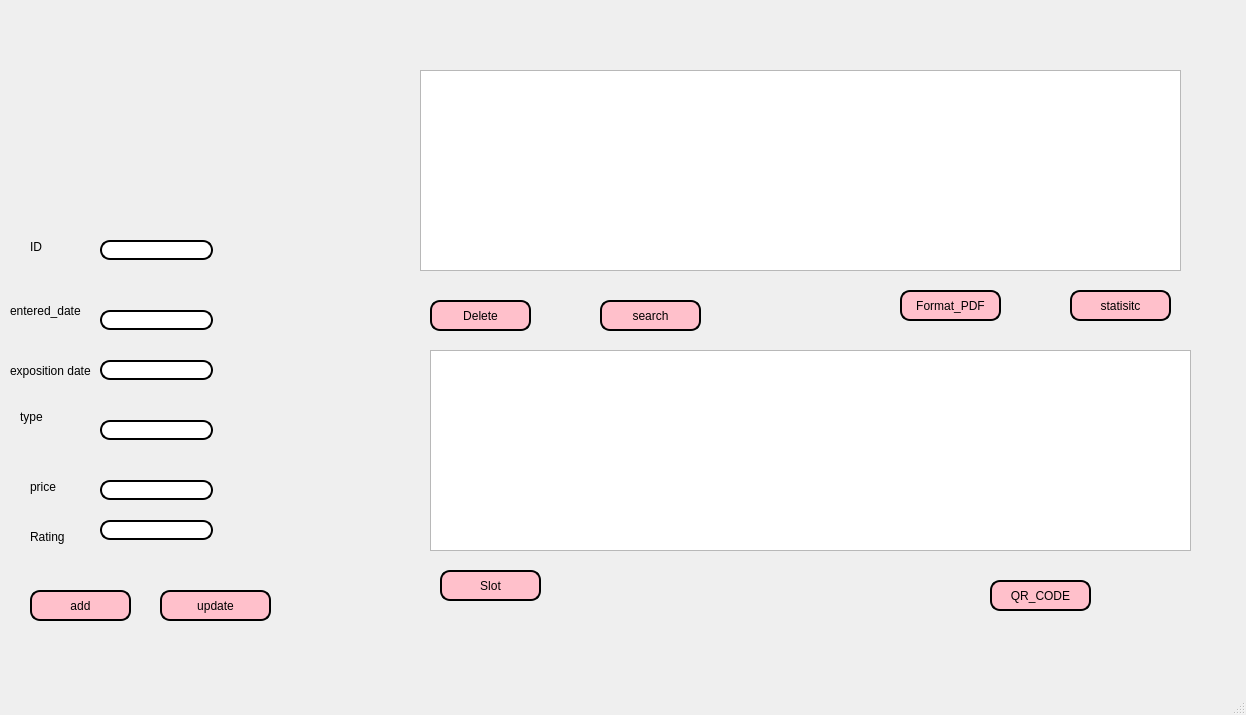
<?xml version="1.0" encoding="UTF-8"?>
<ui version="4.0">
 <class>gestion_oeuvre</class>
 <widget class="QMainWindow" name="gestion_oeuvre">
  <property name="geometry">
   <rect>
    <x>0</x>
    <y>0</y>
    <width>1246</width>
    <height>715</height>
   </rect>
  </property>
  <property name="windowTitle">
   <string>MainWindow</string>
  </property>
  <widget class="QWidget" name="centralwidget">
   <widget class="QPushButton" name="pb_pdf">
    <property name="geometry">
     <rect>
      <x>900</x>
      <y>290</y>
      <width>101</width>
      <height>31</height>
     </rect>
    </property>
    <property name="styleSheet">
     <string notr="true">QPushButton

{

border: 2px solid black;

border-radius: 10px;

padding: 0 8px;

background: pink;

}
QPushButton:hover
{
   
	background-color: rgb(255, 85, 0);
    border: 1px solid yellow;
}

QPushButton:pressed
{
    background-color: rgb(255, 180, 5);
    border: 1px solid white;
}</string>
    </property>
    <property name="text">
     <string>Format_PDF</string>
    </property>
   </widget>
   <widget class="QLabel" name="label_6">
    <property name="geometry">
     <rect>
      <x>10</x>
      <y>360</y>
      <width>91</width>
      <height>21</height>
     </rect>
    </property>
    <property name="text">
     <string>exposition date</string>
    </property>
   </widget>
   <widget class="QLabel" name="label_3">
    <property name="geometry">
     <rect>
      <x>120</x>
      <y>20</y>
      <width>121</width>
      <height>81</height>
     </rect>
    </property>
    <property name="styleSheet">
     <string notr="true">image: url(:/logo/logo.png);</string>
    </property>
    <property name="text">
     <string/>
    </property>
   </widget>
   <widget class="QLineEdit" name="le_entered_date">
    <property name="geometry">
     <rect>
      <x>100</x>
      <y>310</y>
      <width>113</width>
      <height>20</height>
     </rect>
    </property>
    <property name="styleSheet">
     <string notr="true">QLineEdit {

border: 2px solid black;

border-radius: 10px;

padding: 0 8px;

background: white;

font-weight: bold; /* Le texte est en gras */

}</string>
    </property>
   </widget>
   <widget class="QLabel" name="label_5">
    <property name="geometry">
     <rect>
      <x>10</x>
      <y>300</y>
      <width>81</width>
      <height>21</height>
     </rect>
    </property>
    <property name="text">
     <string>entered_date</string>
    </property>
   </widget>
   <widget class="QPushButton" name="pb_modifier">
    <property name="geometry">
     <rect>
      <x>160</x>
      <y>590</y>
      <width>111</width>
      <height>31</height>
     </rect>
    </property>
    <property name="styleSheet">
     <string notr="true">QPushButton

{

border: 2px solid black;

border-radius: 10px;

padding: 0 8px;

background: pink;

}
QPushButton:hover
{
   
	background-color: rgb(255, 85, 0);
    border: 1px solid yellow;
}

QPushButton:pressed
{
    background-color: rgb(255, 180, 5);
    border: 1px solid white;
}
</string>
    </property>
    <property name="text">
     <string>update</string>
    </property>
   </widget>
   <widget class="QPushButton" name="pb_ajouter">
    <property name="geometry">
     <rect>
      <x>30</x>
      <y>590</y>
      <width>101</width>
      <height>31</height>
     </rect>
    </property>
    <property name="styleSheet">
     <string notr="true">QPushButton

{

border: 2px solid black;

border-radius: 10px;

padding: 0 8px;

background: pink;

}
QPushButton:hover
{
   
	background-color: rgb(255, 85, 0);
    border: 1px solid yellow;
}

QPushButton:pressed
{
    background-color: rgb(255, 180, 5);
    border: 1px solid white;
}</string>
    </property>
    <property name="text">
     <string>add</string>
    </property>
   </widget>
   <widget class="QLineEdit" name="le_exposition_date">
    <property name="geometry">
     <rect>
      <x>100</x>
      <y>360</y>
      <width>113</width>
      <height>20</height>
     </rect>
    </property>
    <property name="styleSheet">
     <string notr="true">QLineEdit {

border: 2px solid black;

border-radius: 10px;

padding: 0 8px;

background: white;

font-weight: bold; /* Le texte est en gras */

}</string>
    </property>
   </widget>
   <widget class="QLabel" name="label_9">
    <property name="geometry">
     <rect>
      <x>30</x>
      <y>530</y>
      <width>47</width>
      <height>14</height>
     </rect>
    </property>
    <property name="text">
     <string>Rating</string>
    </property>
   </widget>
   <widget class="QLabel" name="label_4">
    <property name="geometry">
     <rect>
      <x>30</x>
      <y>240</y>
      <width>47</width>
      <height>14</height>
     </rect>
    </property>
    <property name="text">
     <string>ID</string>
    </property>
   </widget>
   <widget class="QPushButton" name="pb_slot">
    <property name="geometry">
     <rect>
      <x>440</x>
      <y>570</y>
      <width>101</width>
      <height>31</height>
     </rect>
    </property>
    <property name="styleSheet">
     <string notr="true">QPushButton

{

border: 2px solid black;

border-radius: 10px;

padding: 0 8px;

background: pink;



}
QPushButton:hover
{
   
	background-color: rgb(255, 85, 0);
    border: 1px solid yellow;
}

QPushButton:pressed
{
    background-color: rgb(255, 180, 5);
    border: 1px solid white;
}</string>
    </property>
    <property name="text">
     <string>Slot</string>
    </property>
   </widget>
   <widget class="QLabel" name="label_7">
    <property name="geometry">
     <rect>
      <x>20</x>
      <y>410</y>
      <width>47</width>
      <height>14</height>
     </rect>
    </property>
    <property name="text">
     <string>type</string>
    </property>
   </widget>
   <widget class="QTableView" name="tab_oeuvre">
    <property name="geometry">
     <rect>
      <x>420</x>
      <y>70</y>
      <width>761</width>
      <height>201</height>
     </rect>
    </property>
   </widget>
   <widget class="QPushButton" name="pb_supprimer">
    <property name="geometry">
     <rect>
      <x>430</x>
      <y>300</y>
      <width>101</width>
      <height>31</height>
     </rect>
    </property>
    <property name="styleSheet">
     <string notr="true">QPushButton

{

border: 2px solid black;

border-radius: 10px;

padding: 0 8px;

background: pink;

}
QPushButton:hover
{
   
	background-color: rgb(255, 85, 0);
    border: 1px solid yellow;
}

QPushButton:pressed
{
    background-color: rgb(255, 180, 5);
    border: 1px solid white;
}
</string>
    </property>
    <property name="text">
     <string>Delete</string>
    </property>
   </widget>
   <widget class="QLineEdit" name="le_price">
    <property name="geometry">
     <rect>
      <x>100</x>
      <y>480</y>
      <width>113</width>
      <height>20</height>
     </rect>
    </property>
    <property name="styleSheet">
     <string notr="true">QLineEdit {

border: 2px solid black;

border-radius: 10px;

padding: 0 8px;

background: white;

font-weight: bold; /* Le texte est en gras */

}</string>
    </property>
   </widget>
   <widget class="QLabel" name="label">
    <property name="geometry">
     <rect>
      <x>180</x>
      <y>10</y>
      <width>1261</width>
      <height>651</height>
     </rect>
    </property>
    <property name="styleSheet">
     <string notr="true">background-image: url(:/back/back);</string>
    </property>
    <property name="text">
     <string/>
    </property>
   </widget>
   <widget class="QPushButton" name="pb_state">
    <property name="geometry">
     <rect>
      <x>1070</x>
      <y>290</y>
      <width>101</width>
      <height>31</height>
     </rect>
    </property>
    <property name="styleSheet">
     <string notr="true">QPushButton

{

border: 2px solid black;

border-radius: 10px;

padding: 0 8px;

background: pink;

}
QPushButton:hover
{
   
	background-color: rgb(255, 85, 0);
    border: 1px solid yellow;
}

QPushButton:pressed
{
    background-color: rgb(255, 180, 5);
    border: 1px solid white;
}</string>
    </property>
    <property name="text">
     <string>statisitc</string>
    </property>
   </widget>
   <widget class="QLabel" name="label_8">
    <property name="geometry">
     <rect>
      <x>30</x>
      <y>480</y>
      <width>47</width>
      <height>14</height>
     </rect>
    </property>
    <property name="text">
     <string>price</string>
    </property>
   </widget>
   <widget class="QPushButton" name="pushButton_8">
    <property name="geometry">
     <rect>
      <x>990</x>
      <y>580</y>
      <width>101</width>
      <height>31</height>
     </rect>
    </property>
    <property name="styleSheet">
     <string notr="true">QPushButton

{

border: 2px solid black;

border-radius: 10px;

padding: 0 8px;

background: pink;

}
QPushButton:hover
{
   
	background-color: rgb(255, 85, 0);
    border: 1px solid yellow;
}

QPushButton:pressed
{
    background-color: rgb(255, 180, 5);
    border: 1px solid white;
}</string>
    </property>
    <property name="text">
     <string>QR_CODE</string>
    </property>
   </widget>
   <widget class="QPushButton" name="pb_search">
    <property name="geometry">
     <rect>
      <x>600</x>
      <y>300</y>
      <width>101</width>
      <height>31</height>
     </rect>
    </property>
    <property name="styleSheet">
     <string notr="true">QPushButton

{

border: 2px solid black;

border-radius: 10px;

padding: 0 8px;

background: pink;

}
QPushButton:hover
{
   
	background-color: rgb(255, 85, 0);
    border: 1px solid yellow;
}

QPushButton:pressed
{
    background-color: rgb(255, 180, 5);
    border: 1px solid white;
}</string>
    </property>
    <property name="text">
     <string>search</string>
    </property>
   </widget>
   <widget class="QLineEdit" name="le_id">
    <property name="geometry">
     <rect>
      <x>100</x>
      <y>240</y>
      <width>113</width>
      <height>20</height>
     </rect>
    </property>
    <property name="styleSheet">
     <string notr="true">QLineEdit {

border: 2px solid black;

border-radius: 10px;

padding: 0 8px;

background: white;

font-weight: bold; /* Le texte est en gras */

}</string>
    </property>
   </widget>
   <widget class="QLineEdit" name="le_type">
    <property name="geometry">
     <rect>
      <x>100</x>
      <y>420</y>
      <width>113</width>
      <height>20</height>
     </rect>
    </property>
    <property name="styleSheet">
     <string notr="true">QLineEdit {

border: 2px solid black;

border-radius: 10px;

padding: 0 8px;

background: white;

font-weight: bold; /* Le texte est en gras */

}</string>
    </property>
   </widget>
   <widget class="QLineEdit" name="le_rating">
    <property name="geometry">
     <rect>
      <x>100</x>
      <y>520</y>
      <width>113</width>
      <height>20</height>
     </rect>
    </property>
    <property name="styleSheet">
     <string notr="true">QLineEdit {

border: 2px solid black;

border-radius: 10px;

padding: 0 8px;

background: white;

font-weight: bold; /* Le texte est en gras */

}</string>
    </property>
   </widget>
   <widget class="QTableView" name="tableView_2">
    <property name="geometry">
     <rect>
      <x>430</x>
      <y>350</y>
      <width>761</width>
      <height>201</height>
     </rect>
    </property>
   </widget>
   <widget class="QLabel" name="label_16">
    <property name="geometry">
     <rect>
      <x>0</x>
      <y>-20</y>
      <width>1381</width>
      <height>771</height>
     </rect>
    </property>
    <property name="styleSheet">
     <string notr="true">background-image: url(:/back/backprj.png);</string>
    </property>
    <property name="text">
     <string/>
    </property>
   </widget>
   <widget class="QLabel" name="label_18">
    <property name="geometry">
     <rect>
      <x>0</x>
      <y>-10</y>
      <width>301</width>
      <height>701</height>
     </rect>
    </property>
    <property name="styleSheet">
     <string notr="true">background-image: url(:/back/421525424_1539931383656472_8078008905184343449_n.png);</string>
    </property>
    <property name="text">
     <string/>
    </property>
   </widget>
   <widget class="QLabel" name="label_17">
    <property name="geometry">
     <rect>
      <x>90</x>
      <y>30</y>
      <width>141</width>
      <height>91</height>
     </rect>
    </property>
    <property name="styleSheet">
     <string notr="true">image: url(:/logo/logo++.png);</string>
    </property>
    <property name="text">
     <string/>
    </property>
   </widget>
   <zorder>label_16</zorder>
   <zorder>label</zorder>
   <zorder>label_18</zorder>
   <zorder>pb_pdf</zorder>
   <zorder>label_6</zorder>
   <zorder>label_3</zorder>
   <zorder>le_entered_date</zorder>
   <zorder>label_5</zorder>
   <zorder>pb_modifier</zorder>
   <zorder>pb_ajouter</zorder>
   <zorder>le_exposition_date</zorder>
   <zorder>label_9</zorder>
   <zorder>label_4</zorder>
   <zorder>pb_slot</zorder>
   <zorder>label_7</zorder>
   <zorder>tab_oeuvre</zorder>
   <zorder>pb_supprimer</zorder>
   <zorder>le_price</zorder>
   <zorder>pb_state</zorder>
   <zorder>label_8</zorder>
   <zorder>pushButton_8</zorder>
   <zorder>pb_search</zorder>
   <zorder>le_id</zorder>
   <zorder>le_type</zorder>
   <zorder>le_rating</zorder>
   <zorder>tableView_2</zorder>
   <zorder>label_17</zorder>
  </widget>
  <widget class="QMenuBar" name="menubar">
   <property name="geometry">
    <rect>
     <x>0</x>
     <y>0</y>
     <width>1246</width>
     <height>26</height>
    </rect>
   </property>
  </widget>
  <widget class="QStatusBar" name="statusbar"/>
 </widget>
 <resources/>
 <connections/>
</ui>
